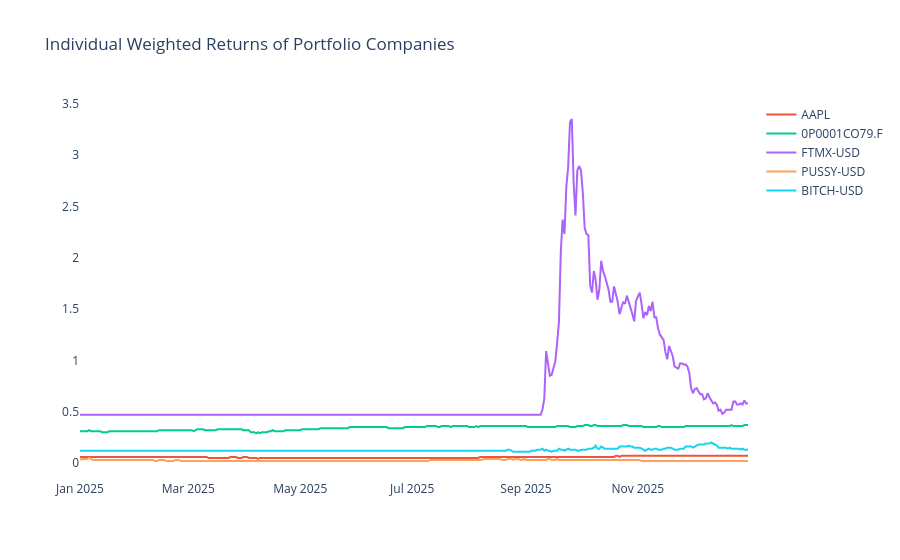

The code cell stored with this chart in its notebook:
### Code cell
# H.5 Let's also plot the individual weighted returns of each company in the portfolio to see how each one contributed to the overall portfolio return over time.
plot_finance_data(portfolio_df[ticker_list], "Individual Weighted Returns of Portfolio Companies", output_folder)

### Figure 1 — Plotly figure (JSON) as saved in the notebook; plotly's stock layout.template omitted (floating-point values rounded to 4 significant figures; data arrays with more than 128 entries replaced by an {"elided": "..."} marker saying what was removed)
{"data": [{"hovertemplate": "<extra></extra>", "legendgroup": "", "line": {"color": "#636efa", "dash": "solid", "width": 2}, "marker": {"symbol": "circle"}, "mode": "lines", "name": "", "orientation": "v", "showlegend": false, "type": "scatter", "xaxis": "x", "yaxis": "y"}, {"line": {"width": 2}, "name": "AAPL", "type": "scatter", "x": {"elided": "365 str values"}, "y": {"elided": "365 float values"}}, {"line": {"width": 2}, "name": "0P0001CO79.F", "type": "scatter", "x": {"elided": "365 str values"}, "y": {"elided": "365 float values"}}, {"line": {"width": 2}, "name": "FTMX-USD", "type": "scatter", "x": {"elided": "365 str values"}, "y": {"elided": "365 float values"}}, {"line": {"width": 2}, "name": "PUSSY-USD", "type": "scatter", "x": {"elided": "365 str values"}, "y": {"elided": "365 float values"}}, {"line": {"width": 2}, "name": "BITCH-USD", "type": "scatter", "x": {"elided": "365 str values"}, "y": {"elided": "365 float values"}}], "layout": {"legend": {"tracegroupgap": 0}, "plot_bgcolor": "white", "title": {"text": "Individual Weighted Returns of Portfolio Companies"}, "xaxis": {"anchor": "y", "domain": [0, 1]}, "yaxis": {"anchor": "x", "domain": [0, 1]}}}
